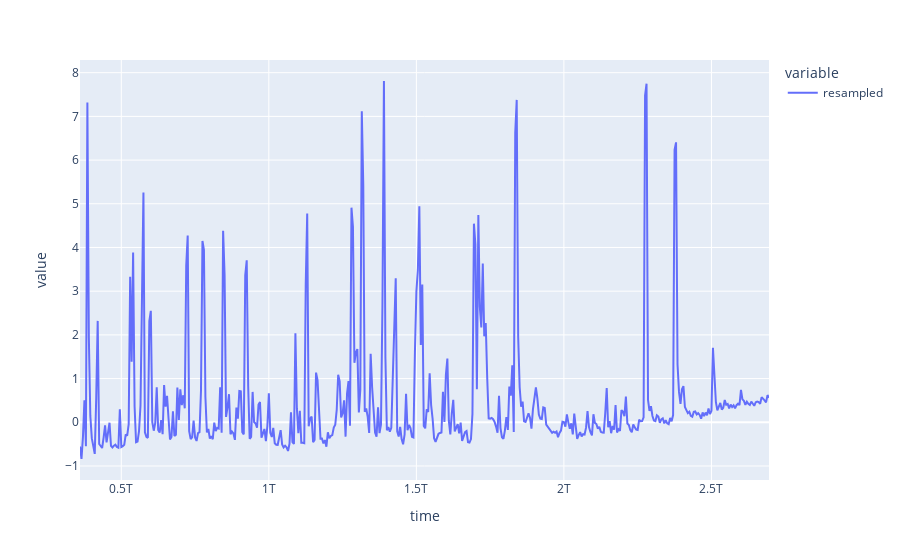

The code cell stored with this chart in its notebook:
### Markdown cell above
## Intervalles de mesures constant
La machine faisant les mesures n'a pas une période d'échantillonage constante, cela est problématique pour l'exploitation des données car chaque courbes aura des points d'échantillonage différents. <br>
On utilise donc la fonction `resample` de `pandas` qui permet de donner un échantilonnage constant Associé à `max` qui permet de conserver le maximum des points qui se trouveront entre deux points d'échantilonnage, dans le but de conserver la taille des différents pics.<br>
Ensuite `interpolate` permet de faire une interpolation polynomiale permettant de completer les points qui n'ont pas encore de valeur.

Avant de faire ceci il faut commencer par convertir le temps qui est un valeur en minutes dans un format compréhensible par `pandas`.

### Code cell
df['time'] = pd.to_timedelta(df.index, 'min')  # conversion de la durée en timedelta pour pouvoir faire un resample
df.set_index('time', inplace=True) # met le temps en indice du DataFrame

newdf = df.resample(rule=RESAMPLE_MS).max().interpolate(method='polynomial', order=3) # on change l'échantillonage pour qu'il soit constant.
newdf.rename(columns = {df.columns[0]: 'resampled'}, inplace=True)
print('nouveau nombre de valeur : ', len(newdf), '  ancien nombre de valeur : ', len(df))
newdf.plot()

### Figure 1 — Plotly figure (JSON) as saved in the notebook; plotly's stock layout.template omitted (floating-point values rounded to 4 significant figures; data arrays with more than 128 entries replaced by an {"elided": "..."} marker saying what was removed)
{"data": [{"hovertemplate": "variable=resampled<br>time=%{x}<br>value=%{y}<extra></extra>", "legendgroup": "resampled", "line": {"color": "#636efa", "dash": "solid"}, "mode": "lines", "name": "resampled", "orientation": "v", "showlegend": true, "type": "scatter", "x": {"elided": "468 int values"}, "xaxis": "x", "y": {"elided": "468 float values"}, "yaxis": "y"}], "layout": {"legend": {"title": {"text": "variable"}, "tracegroupgap": 0}, "margin": {"t": 60}, "xaxis": {"anchor": "y", "domain": [0, 1], "title": {"text": "time"}}, "yaxis": {"anchor": "x", "domain": [0, 1], "title": {"text": "value"}}}}
